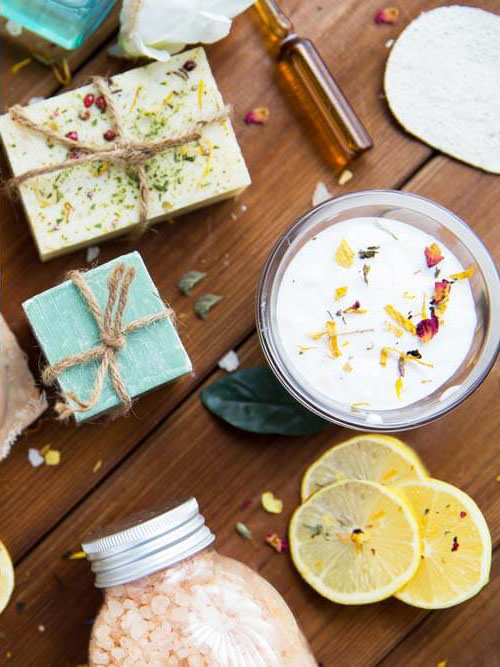
#> input picture Images/1lWUlB.jpg, 500 x 667 px, found by its file name
$ python img_diff1.py
#> lines starting #> are read from the running program, lines starting #| are printed output that depends on the picture; after the words box and inside, x2 and y2 are one past the last pixel; in counts of white or black regions, pixels touching at a corner belong together
# Import packages
import cv2
import imutils
import numpy as np

# Load the two images
img1 = cv2.imread("C:\\Users\\UYEN\Desktop\\Spot-The-Differences\\Images\\1lWUlB.jpg")
#> img1 is the input picture: shape (667, 500, 3); mean B, G, R 120.2, 143.7, 163.2
img2 = cv2.imread("C:\\Users\\UYEN\Desktop\\Spot-The-Differences\\Images\\2lWUlB.jpg")
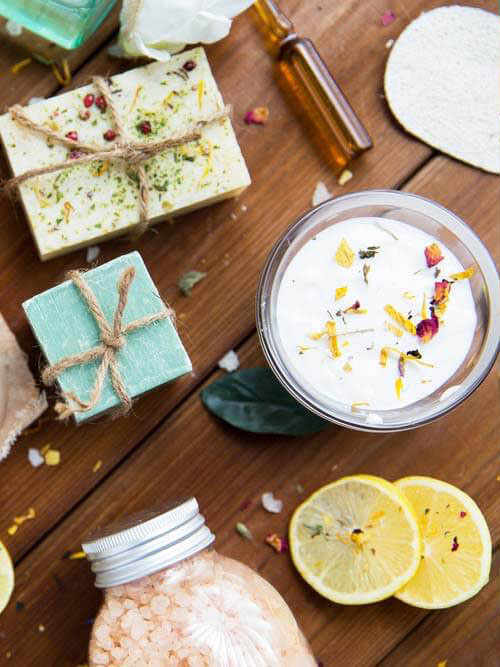
#> input picture Images/2lWUlB.jpg, 500 x 667 px, found by its file name
#> img2 is the input picture: shape (667, 500, 3); mean B, G, R 118.8, 142.1, 162
# Resize images if necessary
img1 = cv2.resize(img1, (600,360))
#> img1: shape (360, 600, 3)
img2 = cv2.resize(img2, (600,360))
#> img2: shape (360, 600, 3)

img_height = img1.shape[0]
#> img_height = 360

# Grayscale
gray1 = cv2.cvtColor(img1, cv2.COLOR_BGR2GRAY)
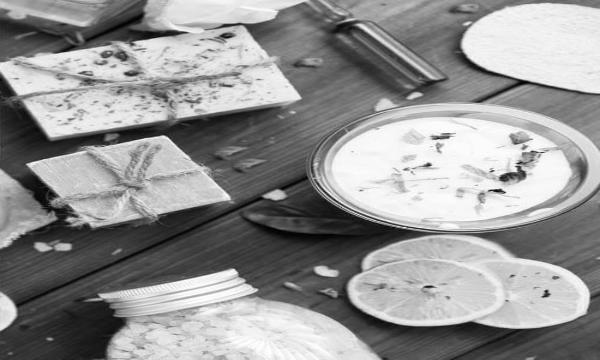
#> gray1: shape (360, 600); min 2, max 255, mean 146.7
gray2 = cv2.cvtColor(img2, cv2.COLOR_BGR2GRAY)

# Find the difference between the two images
# Calculate absolute difference between two arrays
diff = cv2.absdiff(gray1, gray2)
cv2.imshow("diff(img1, img2)", diff)

# Apply threshold. Apply both THRESH_BINARY and THRESH_OTSU
thresh = cv2.threshold(diff, 0, 255, cv2.THRESH_BINARY | cv2.THRESH_OTSU)[1]
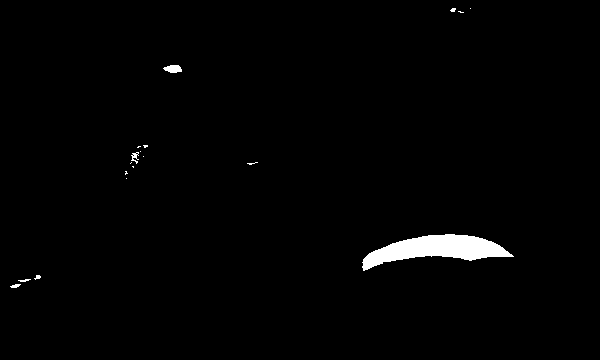
#> thresh: shape (360, 600); 1.4% white; 18 white regions (12 under 20 px), largest, box (x1, y1, x2, y2) and area: (362, 234, 514, 271) 2739, (163, 65, 182, 73) 113, (131, 152, 139, 164) 46, (10, 284, 21, 288) 29, (18, 279, 31, 282) 23, (34, 275, 41, 280) 21
cv2.imshow("Threshold", thresh)

# Dilation
kernel = np.ones((5,5), np.uint8)
dilate = cv2.dilate(thresh, kernel, iterations=2)
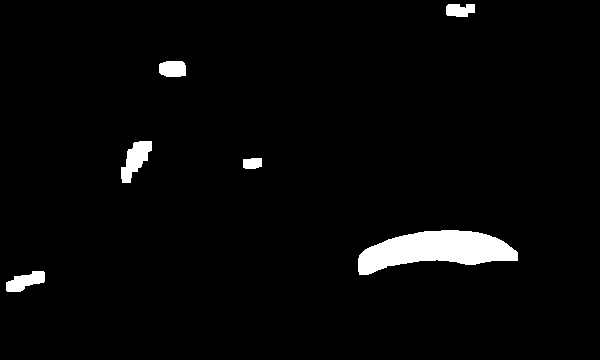
#> dilate: shape (360, 600); 3% white; 6 white regions
cv2.imshow("Dilate", dilate)

# Calculate contours
contours = cv2.findContours(dilate.copy(), cv2.RETR_EXTERNAL, cv2.CHAIN_APPROX_SIMPLE)
#> contours = 6 contours; box (x1, y1, x2, y2) and area: (358, 230, 518, 275) 4191, (121, 141, 152, 183) 643, (6, 271, 45, 292) 450, (159, 61, 186, 77) 356, (446, 4, 475, 17) 275, (243, 158, 262, 169) 163
contours = imutils.grab_contours(contours)

for contour in contours:
    if cv2.contourArea(contour) > 100:
        # Calculate bounding box around contour
        x, y, w, h = cv2.boundingRect(contour)
        # Draw rectangle - bounding box on both images
        cv2.rectangle(img1, (x, y), (x+w, y+h), (0,0,255), 2)
        cv2.rectangle(img2, (x, y), (x+w, y+h), (0,0,255), 2)
#> this loop made 6 passes
#> (x, y, w, h) on passes 1 to 6: (6, 271, 39, 21), (358, 230, 160, 45), (243, 158, 19, 11), (121, 141, 31, 42), (159, 61, 27, 16), (446, 4, 29, 13)
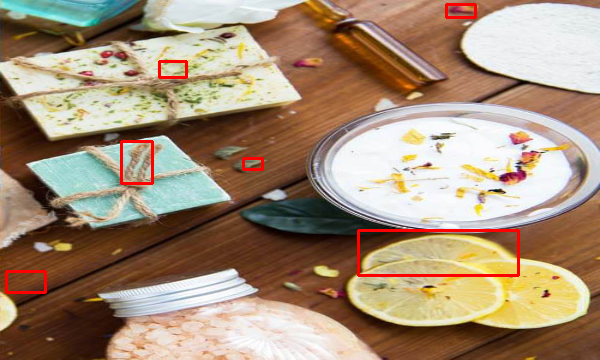
#> img1: shape (360, 600, 3); mean B, G, R 118.8, 141.9, 164.3
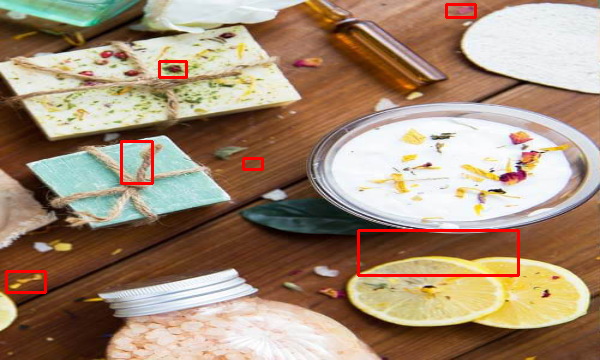
#> img2: shape (360, 600, 3); mean B, G, R 117.5, 140.3, 163.1

# Show images with rectangles on differences
x = np.zeros((img_height,10,3), np.uint8)
result = np.hstack((img1, x, img2))
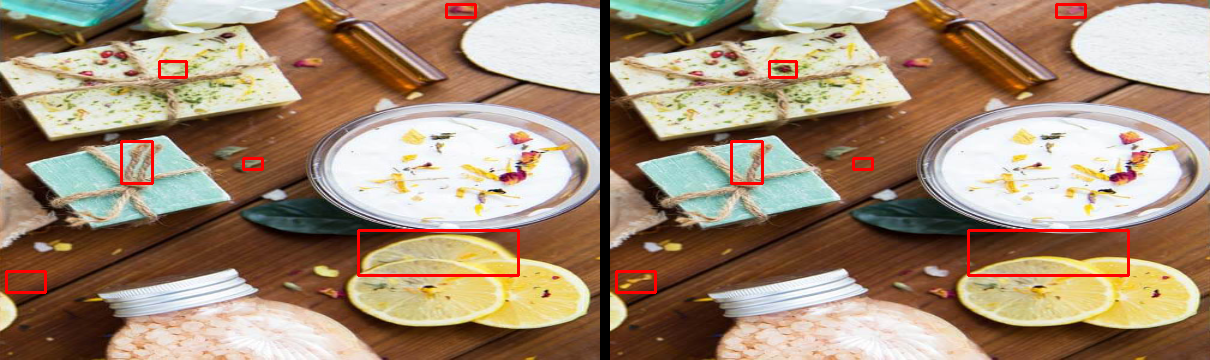
#> result: shape (360, 1210, 3); mean B, G, R 117.2, 140, 162.4
cv2.imshow("Differences", result)

cv2.waitKey(0)
cv2.destroyAllWindows()
